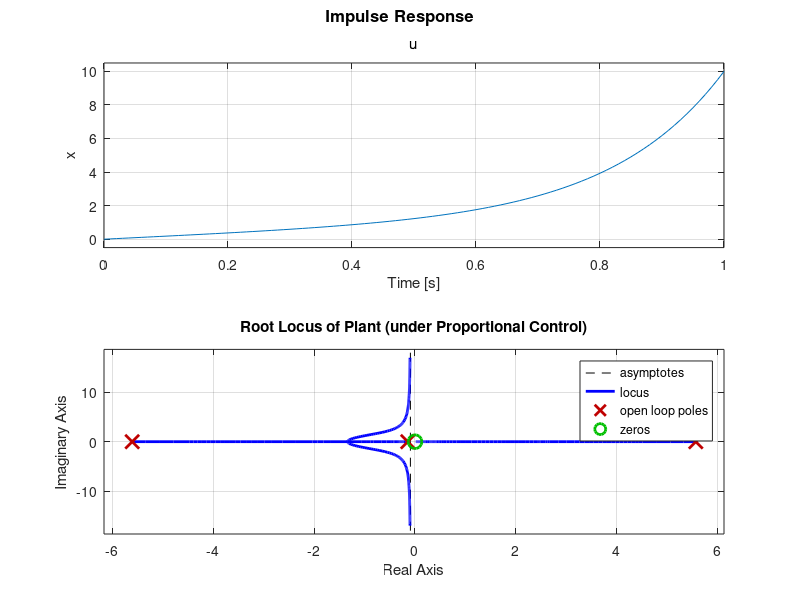

Write the MATLAB code that produced this figure. (Note: this script raises an error after producing the figure.)
M = 0.5;
m = 0.2;
b = 0.1;
I = 0.006;
g = 9.8;
l = 0.3;
q = (M+m)*(I+m*l^2)-(m*l)^2;
s = tf('s');

P_cart = (((I+m*l^2)/q)*s^2 - (m*g*l/q))/(s^4 + (b*(I + m*l^2))*s^3/q - ((M + m)*m*g*l)*s^2/q - b*m*g*l*s/q);

P_pend = (m*l*s/q)/(s^3 + (b*(I + m*l^2))*s^2/q - ((M + m)*m*g*l)*s/q - b*m*g*l/q);

sys_tf = [P_cart ; P_pend]

inputs = {'u'};
outputs = {'x'; 'phi'}
set(sys_tf,'InputName',inputs)
set(sys_tf,'OutputName',outputs)

%Impulse response
t=0:0.01:1;
impulse(sys_tf,t);
title('Open-Loop Impulse Response')

[zeros poles] = zpkdata(P_pend,'v')

%Root locus
rlocus(P_pend)
title('Root Locus of Plant (under Proportional Control)')

controlSystemDesigner('bode',P_pend)